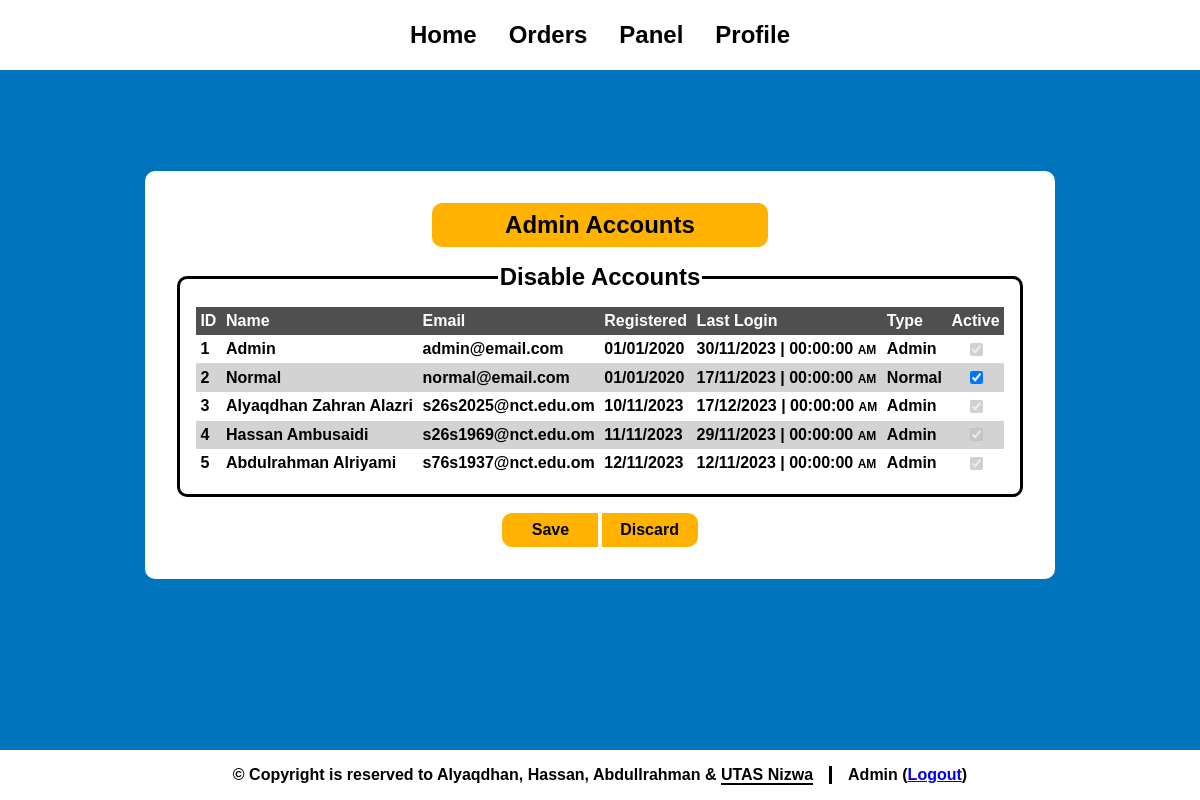
The page /panelActive.php (signed in) on the database its author committed.
### tables this page shows
CREATE TABLE `customers` (
  `cId` int(10) NOT NULL COMMENT 'Customer ID',
  `cName` varchar(50) NOT NULL COMMENT 'Customer Name',
  `password` varchar(50) NOT NULL COMMENT 'Password',
  `email` varchar(100) NOT NULL COMMENT 'Email',
  `registerDate` date NOT NULL COMMENT 'Register Date',
  `lastLogin` datetime NOT NULL COMMENT 'Last Login',
  `meridiem` varchar(2) NOT NULL COMMENT 'AM / PM',
  `cAddress` varchar(100) NOT NULL COMMENT 'Customer Address',
  `cType` varchar(1) NOT NULL COMMENT 'Customer Type',
  `phoneNumber` int(8) NOT NULL COMMENT 'Customer Phone Number',
  `Active` varchar(10) NOT NULL DEFAULT 'active'
);

### library.php (called while the page is built, shortened)
<?php
function fdate($txt) {
    $date = explode("-", $txt);
    return ($date[2]."/".$date[1]."/".$date[0]);
}
function fdateTime($txt) {
    $dateTime = explode(" ", $txt);
    $date = $dateTime[0];
    $time = $dateTime[1];
    $date = explode("-", $date);
    return ($date[2]."/".$date[1]."/".$date[0])."&nbsp;|&nbsp;".($time);
}
?>

### panelActive.php (the view, shortened to what this page needs)
<html>
    <head>
        <?php include('link.php') ?>
    </head>
    <body>
        <?php
        include('header.php');
        include('connect.php');
        include('library.php');
        ?>
        <div>
        <div class="wrapper">
            <form class="container manage" action="panelActiveProcess.php" method="post">
                    <div class="links">
                        <a href="panelAdmin.php">Admin Accounts</a>
                    </div>
                <fieldset>
                    <legend>Disable Accounts</legend>
                    <table>
                        <tr>
                            <th>ID</th>
                            <th>Name</th>
                            <th>Email</th>
                            <th>Registered</th>
                            <th>Last&nbsp;Login</th>
                            <th>Type</th>
                            <th>Active</th>
                        </tr>
                        <?php
                        $query = "select * from customers";
                        $result = mysqli_query($conn, $query) or die("Error in query: <mark>$query</mark> <p>". mysqli_error($conn));
                        $line = 0;
                        while ($data = mysqli_fetch_assoc($result)) {
                            if ($line % 2 == 1) {$style = "style='background: var(--gray);'";}
                            else {$style = "";}
                            $line += 1;
                            if (($data['cType'] == 'A' && $data['Active'] == 'active') || $data['cId'] == $_SESSION['CID']) {$d = 'disabled';}
                            else {$d = '';}
                            if ($data['Active'] == 'active') {$a = 'checked';}
                            else {$a = '';}
                            if ($data['cType'] == 'A') {$type = "Admin";}
                            else {$type = "Normal";}
                            echo "<tr id='clickable' $style>";
                            echo "<td> {$data['cId']} </td>";
                            echo "<td> {$data['cName']} </td>";
                            echo "<td> {$data['email']} </td>";
                            echo "<td> ". fdate($data['registerDate']) ." </td>";
                            echo "<td> ". fdateTime($data['lastLogin'])."&nbsp;"."<span>{$data['meridiem']}</span> </td>";
                            echo "<td> $type </td>";
                            echo "<td id='center'> <input type='checkbox' name='box[]' value='{$data['cId']}' $d $a> </td>";
                            echo "</tr>";
                        }
                        ?>
                    </table>
                </fieldset>
                <div class="buttons">
                    <div class="main">
                        <input class="left" type='submit' value='Save'>
                        <input class="right" type='reset' value='Discard' onclick="notify('Changes Have Been Discarded', 'darkcyan');">
                    </div>
                </div>
            </form>
        </div>
        </div>
        <?php include('footer.php'); ?>
    </body>
</html>

### style.css (style rules this page uses)
:root { color-scheme: light; --primary: #ffb300; --secondary: #0174Be; --accent: #006caf; --white: white; --black: black; --gray: lightgray; --red: red; --shadow: black; --fw-regular: 400; --fw-bold: 700; --fs-small: 0.5rem; --fs-normal: 1rem; --fs-large: 1.5rem; --br: 10px; background: var(--secondary); font-family: sans-serif; }
* { transition: 200ms ease-in-out; }
a, input[type="checkbox"] { transition-property: background; }
html { scroll-behavior: smooth; -webkit-tap-highlight-color: transparent; }
body { margin: 0; height: 100%; display: flex; flex-direction: column; }
select, input, label:has(input, textarea) { cursor: pointer; }
input:disabled, tr:has(input:disabled) { cursor: not-allowed !important; }
div:has(.wrapper, .form) { margin: auto; width: 100%; }
.wrapper { overflow-x: auto; }
.container { width: fit-content; margin: auto; margin-block: 2rem; padding: 2rem; background: var(--white); border-radius: var(--br); }
fieldset { border-radius: var(--br); border: solid 3px var(--black); padding: 1rem; display: flex; flex-direction: column; }
legend { font-size: var(--fs-large); font-weight: var(--fw-bold); text-align: center; }
.manage * { font-weight: var(--fw-bold); }
.manage fieldset { max-height: 24rem; overflow-y: auto; margin-bottom: 1rem; width: fit-content; margin-inline: auto; }
.manage fieldset table { border-collapse: collapse; }
.manage fieldset table, .manage fieldset th, .manage fieldset td { text-align: left; padding: .3rem; }
.manage fieldset table tr:first-child { background: color-mix(in srgb, var(--gray) 60%, var(--black) 100%); color: var(--white); position: sticky; top: -1rem; z-index: 5; }
.manage fieldset #clickable { transition: 200ms ease-in-out; }
.manage fieldset #center { text-align: center; }
.manage fieldset td span { font-size: 0.75rem; }
.manage .buttons input { background: var(--primary); padding: .5rem; border: 0; text-decoration: none; font-weight: var(--fw-bold); font-size: var(--fs-normal); }
.manage .buttons { margin: auto; width: fit-content; display: flex; flex-direction: column; gap: .3rem; }
.manage .buttons .main { display: flex; gap: .2rem; }
.manage .buttons .right { border-radius: 0 var(--br) var(--br) 0; width: 6rem; }
.manage .buttons .left { border-radius: var(--br) 0 0 var(--br); width: 6rem; }
.manage .links { display: flex; flex-direction: column; gap: 1rem; margin-bottom: 1rem; }
.manage .links a { background: var(--primary); padding: .5rem; text-align: center; border-radius: var(--br); text-decoration: none; font-weight: var(--fw-bold); font-size: var(--fs-large); color: currentColor; width: 20rem; margin-inline: auto; }

### rows shown on the page
customers: cId "1", cName "Admin", email "admin@email.com", registerDate "01/01/2020", lastLogin "30/11/2023 | 00:00:00", meridiem "AM", cType "Admin"
customers: cId "2", cName "Normal", email "normal@email.com", registerDate "01/01/2020", lastLogin "17/11/2023 | 00:00:00", meridiem "AM", cType "Normal"
customers: cId "3", cName "Alyaqdhan Zahran Alazri", email "s26s2025@nct.edu.om", registerDate "10/11/2023", lastLogin "17/12/2023 | 00:00:00", meridiem "AM", cType "Admin"
customers: cId "4", cName "Hassan Ambusaidi", email "s26s1969@nct.edu.om", registerDate "11/11/2023", lastLogin "29/11/2023 | 00:00:00", meridiem "AM", cType "Admin"
customers: cId "5", cName "Abdulrahman Alriyami", email "s76s1937@nct.edu.om", registerDate "12/11/2023", lastLogin "12/11/2023 | 00:00:00", meridiem "AM", cType "Admin"

### other values the page prints
$name "Admin"
